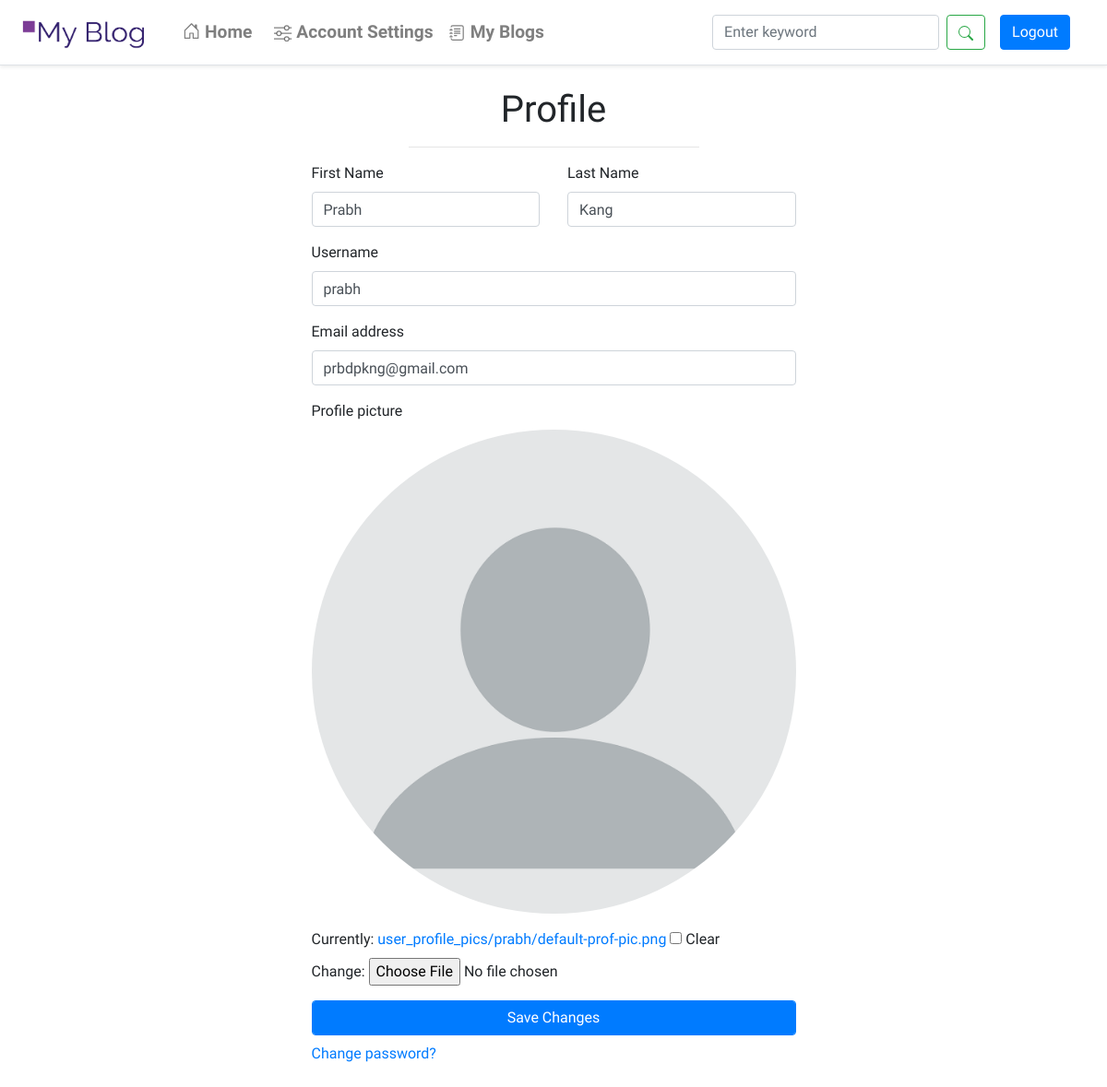
Screenshot of /profile/ (signed in) with the database file from the repository.
### account/models.py (models this page shows, shortened)
class Account(AbstractBaseUser):
	email					= models.EmailField(verbose_name="email", max_length=100, unique=True)
	username				= models.CharField(max_length=30, unique=True)
	date_joined 			= models.DateTimeField(verbose_name='date joined', auto_now_add=True)
	last_login				= models.DateTimeField(verbose_name='last login', auto_now=True)
	is_admin				= models.BooleanField(default=False)
	is_staff				= models.BooleanField(default=False)
	is_active				= models.BooleanField(default=True)
	is_superuser			= models.BooleanField(default=False)
	profile_pic				= models.ImageField(default='default-prof-pic.jpg', upload_to=upload_location, blank=True)
	first_name				= models.CharField(verbose_name="first name", max_length=15, null=False, blank=False)
	last_name				= models.CharField(verbose_name="last name", max_length=15, null=False, blank=False)
	USERNAME_FIELD = "email"
	REQUIRED_FIELDS = ["username"]
	objects = MyAccountManager()

### blogapp/views.py (the view)
# urls.py: path('profile/', views.profilePage, name='profile'),
@login_required(login_url='login')
def profilePage(request, *args, **kwargs):
	user = request.user
	pic = user.profile_pic.url
	form = AccountUpdationForm(request.POST or None, request.FILES or None, instance=user)
	if form.is_valid():
		form.save()
		return redirect('/')
	context = {
		'form': form,
		'pic': pic,
	}
	return render(request, 'blogapp/profile.html', context)

### account/forms.py (shortened to what this page needs)
class AccountUpdationForm(forms.ModelForm):
	username = forms.CharField(widget=forms.TextInput(attrs={
		'class': 'form-control',
		'id': 'username'
		}))
	email = forms.CharField(widget=forms.EmailInput(attrs={
		'class': 'form-control',
		'id': 'email'
		}))
	first_name = forms.CharField(widget=forms.TextInput(attrs={
		'class': 'form-control',
		'id': 'first_name'
		}))
	last_name = forms.CharField(widget=forms.TextInput(attrs={
		'class': 'form-control',
		'id': 'last_name'
		}))
	class Meta:
		model = Account
		fields = ['email', 'username', 'first_name', 'last_name','profile_pic' ]

### templates/blogapp/profile.html (shortened to what this page needs)
{% extends 'blogapp/base.html' %}
{% block body %}
<div class="container my-4">
	<div class="d-flex flex-column justify-content-center">
		<form action="" method="POST" class="col-md-6 m-auto" enctype="multipart/form-data"> {% csrf_token %}
			<legend>
				<h1 class="text-center font-amaranth">Profile</h1>
			</legend>
			<hr style="width: 60%" class="text-center">
			<div class="row my-2">
				<div class="col">
					<label for="first_name">First Name</label>
					{{form.first_name}}
				</div>
				<div class="col">
					<label for="last_name">Last Name</label>
					{{form.last_name}}
				</div>
			</div>
			<div class="form-group my-3">
				<label for="username">Username</label>
				{{form.username}}
			</div>
			<div class="form-group my-3">
				<label for="email">Email address</label>
				{{form.email}}
			</div>
			<div class="form-group my-3">
				<label for="profile_pic">Profile picture</label>
				<div>
					<p class="text-center">
						<img src="{{pic}}" alt="" class="img-fluid rounded-circle">
					</p>
				</div>
				{{form.profile_pic}}
			</div>
			<input type="submit" value="Save Changes" class="btn btn-primary form-control" />
			<div class="mt-2">
				<a href="{% url 'password_change' %}" class="text-primary">Change password?</a>
			</div>
		</form>
	</div>
</div>
{% endblock %}

### templates/blogapp/base.html (style rules this page uses)
* { font-family: 'Averia Gruesa Libre', 'cursive'; }
.font-amaranth { font-family: 'Amaranth', 'sans-serif'; }
label { font-family: 'Amaranth', 'sans-serif'; }

### rows the page displays
Account: first_name "Prabh", last_name "Kang", username "prabh", email "prbdpkng@gmail.com"
